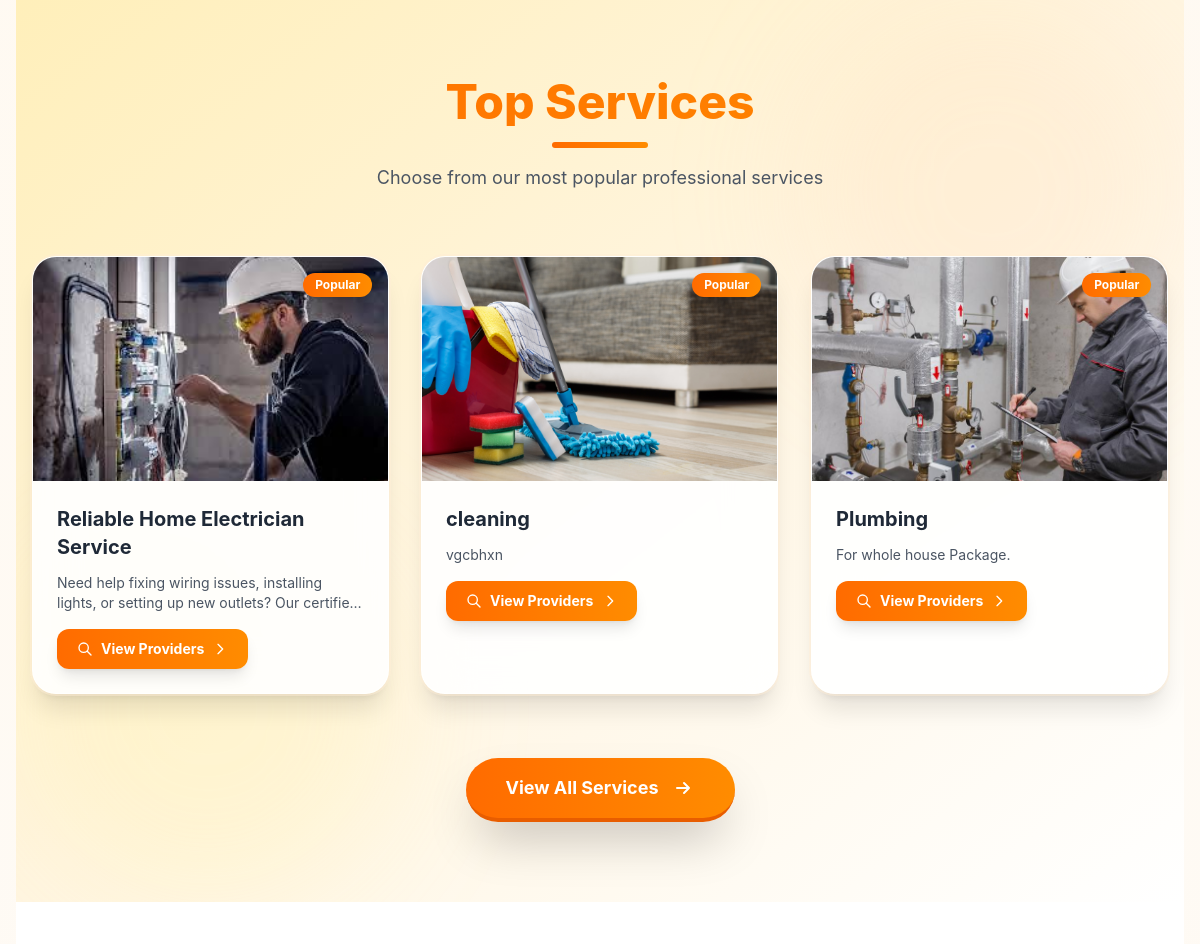
The app's page / (middle part), older data.
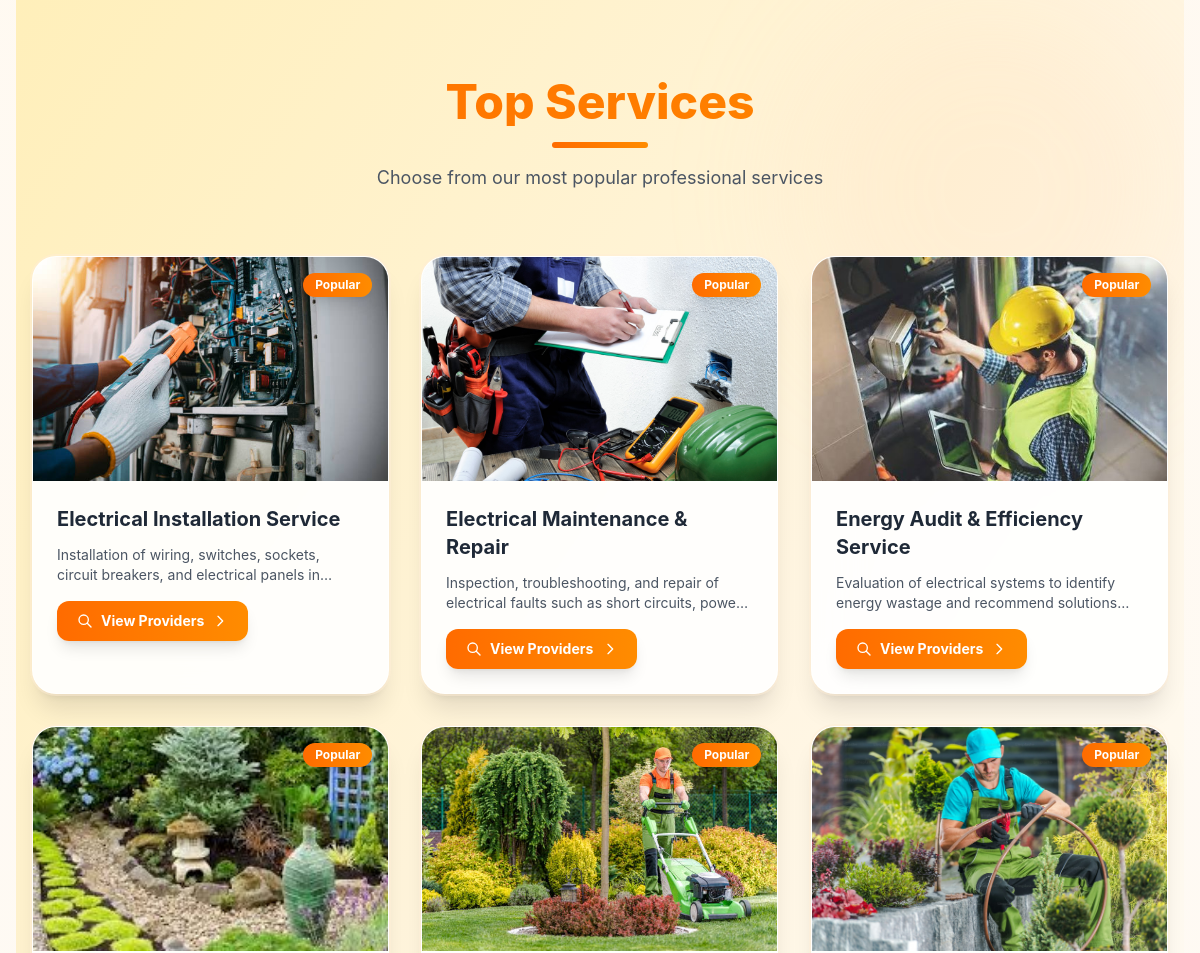
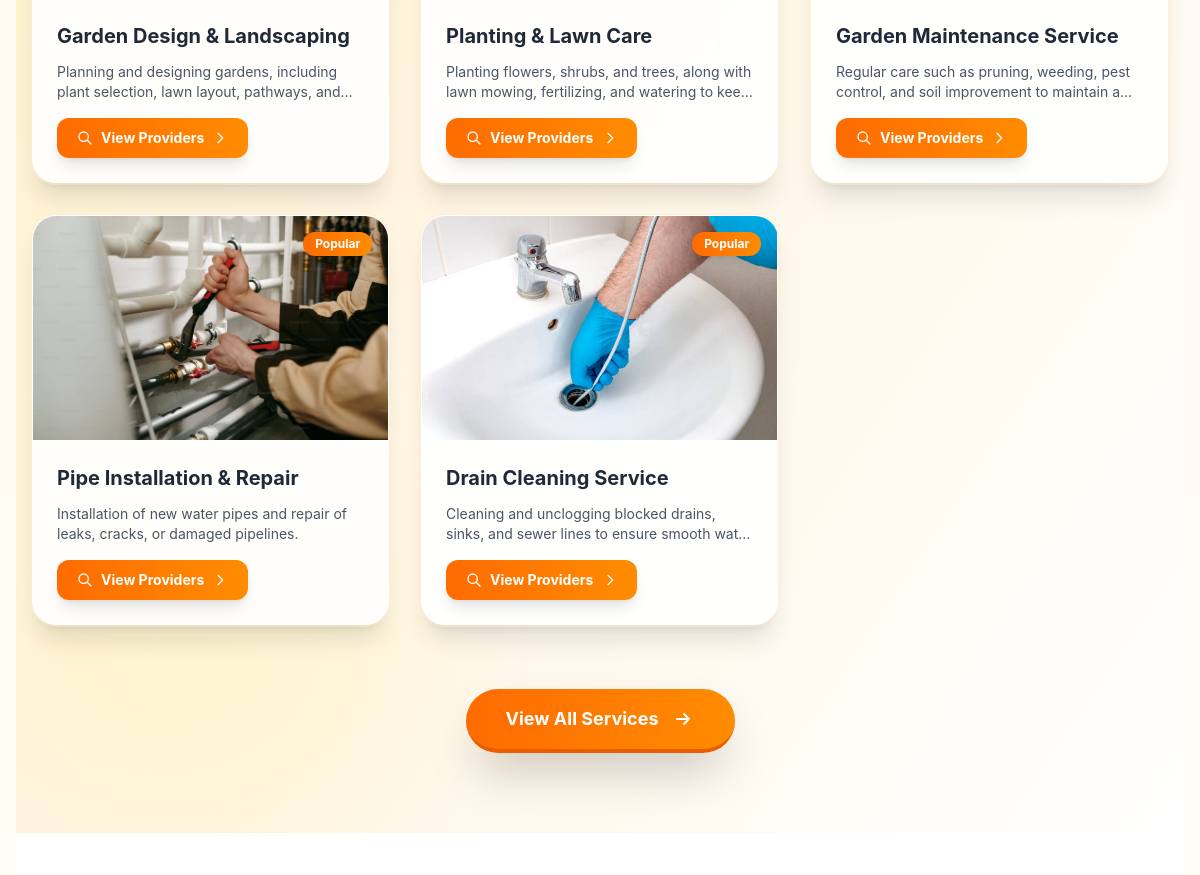
The same page, newer data (2 pictures, top to bottom).
### booking/models.py (models this page shows, shortened)
class Service(models.Model):
    title = models.CharField(max_length=200)
    description = models.TextField()
    service_type = models.ForeignKey(ServiceType, on_delete=models.CASCADE)
    image = models.ImageField(upload_to='services/', blank=True, null=True)

### booking/views.py (the view)
# urls.py: path('', views.index, name='index'),
def index(request):
    top_services = Service.objects.all()[:8]  # or any number you want
    return render(request, 'index.html', {
        'top_services': top_services
    })

### booking/templates/index.html (shortened to what this page needs)
{% extends 'base.html' %}
{% load static %}
{% block content %}
<section class="py-20 bg-gradient-to-br from-[#FFEFBA] via-[#FFF5E1] to-[#FFFFFF] px-4 relative overflow-hidden">
  <div class="absolute top-0 right-0 w-96 h-96 bg-orange-200/20 rounded-full blur-3xl"></div>
  <div class="absolute bottom-0 left-0 w-96 h-96 bg-yellow-200/20 rounded-full blur-3xl"></div>
  <div class="max-w-7xl mx-auto relative z-10">
    <div class="text-center mb-16" data-aos="fade-up">
      <h2 class="text-4xl sm:text-5xl font-extrabold mb-4 bg-gradient-to-r from-[#FF6B00] to-[#FF8C00] bg-clip-text text-transparent">
      </h2>
      <div class="h-1.5 w-24 bg-gradient-to-r from-[#FF6B00] to-[#FF8C00] rounded-full mx-auto mb-4"></div>
      <p class="text-gray-600 text-lg max-w-2xl mx-auto">
        Choose from our most popular professional services
      </p>
    </div>
    <div class="grid gap-8 grid-cols-1 sm:grid-cols-2 lg:grid-cols-3 xl:grid-cols-4">
      {% for service in top_services %}
        <div class="group bg-white/90 backdrop-blur-xl rounded-3xl shadow-xl hover:shadow-2xl transition-all duration-300 overflow-hidden border border-white/50 ring-2 ring-orange-100/50 hover:ring-orange-300 hover:-translate-y-2"
             data-aos="zoom-in"
             data-aos-delay="{{ forloop.counter0|add:'1' }}00">
          <div class="relative overflow-hidden">
            {% if service.image %}
              <img src="{{ service.image.url }}"
                   alt="{{ service.title }}"
                   class="w-full h-56 object-cover transform group-hover:scale-110 transition duration-700">
            {% endif %}
            <div class="absolute top-4 right-4 bg-gradient-to-r from-[#FF6B00] to-[#FF8C00] text-white px-3 py-1 rounded-full text-xs font-bold shadow-lg">
              Popular
            </div>
          </div>
          <div class="p-6">
            <h4 class="text-xl font-bold text-gray-800 mb-3 group-hover:text-[#FF6B00] transition-colors">
              {{ service.title }}
            </h4>
            <p class="text-sm text-gray-600 mb-4 line-clamp-2">
              {% if service.description %}
                {{ service.description|truncatewords:15 }}
              {% else %}
                Professional service providers ready to help you
              {% endif %}
            </p>
            <a href="{% url 'service_detail' service.id %}"
               class="group/btn inline-flex items-center gap-2 text-sm font-bold text-white bg-gradient-to-r from-[#FF6B00] to-[#FF8C00] px-5 py-2.5 rounded-xl hover:shadow-orange-400/50 shadow-lg transition-all duration-300 transform hover:-translate-y-0.5">
              <svg class="w-4 h-4" fill="none" stroke="currentColor" viewBox="0 0 24 24">
                <path stroke-linecap="round" stroke-linejoin="round" stroke-width="2" d="M21 21l-6-6m2-5a7 7 0 11-14 0 7 7 0 0114 0z"/>
              </svg>
              View Providers
              <svg class="w-4 h-4 group-hover/btn:translate-x-1 transition-transform" fill="none" stroke="currentColor" viewBox="0 0 24 24">
                <path stroke-linecap="round" stroke-linejoin="round" stroke-width="2" d="M9 5l7 7-7 7"/>
              </svg>
            </a>
          </div>
        </div>
      {% endfor %}
    </div>
    <div class="mt-16 text-center" data-aos="fade-up">
      <a href="{% url 'services' %}"
         class="group inline-flex items-center gap-3 bg-gradient-to-r from-[#FF6B00] to-[#FF8C00] text-white px-10 py-4 rounded-full font-bold text-lg shadow-2xl hover:shadow-orange-400/50 transition-all duration-300 transform hover:-translate-y-1 border-b-4 border-[#e85d00]">
        View All Services
        <svg class="w-6 h-6 group-hover:translate-x-1 transition-transform" fill="none" stroke="currentColor" viewBox="0 0 24 24">
          <path stroke-linecap="round" stroke-linejoin="round" stroke-width="2" d="M13 7l5 5m0 0l-5 5m5-5H6"/>
        </svg>
      </a>
    </div>
  </div>
</section>
<section id="how-it-works" class="py-20 bg-white px-4">
</section>
{% endblock %}

### booking/templates/base.html (shortened to what this page needs)
<!DOCTYPE html>
<html lang="en">
<head>
  <script src="https://cdn.tailwindcss.com"></script>
  <link href="https://unpkg.com/aos@2.3.4/dist/aos.css" rel="stylesheet" />
</head>
<body>
<main class="mx-4 my-8">
  {% block content %}{% endblock %}
</main>
</body>
</html>

### booking/templates/base.html (style rules this page uses)
:root { --accent: #ff6b00; }
body { background: linear-gradient(180deg, #fff9f0, #fefbf7); font-family: Inter, system-ui, sans-serif; overflow-x: hidden; }

### booking/templates/index.html (style rules this page uses)
.line-clamp-2 { display: -webkit-box; -webkit-line-clamp: 2; -webkit-box-orient: vertical; overflow: hidden; }

Row changes from the older to the newer data that the page shows:
removed Service: image (picture), title "cleaning", description "vgcbhxn"
removed Service: image (picture), title "Plumbing", description "For whole house Package."
changed Service: image: a different picture; title "Reliable Home Electrician Service" → "Electrical Installation Service"; description "Need help fixing wiring issues, installing lights, or setting up new outlets? Our…" → "Installation of wiring, switches, sockets, circuit breakers, and electrical panels…"
added Service: image (picture), title "Electrical Maintenance & Repair", description "Inspection, troubleshooting, and repair of electrical faults such as short circuits,…"
added Service: image (picture), title "Energy Audit & Efficiency Service", description "Evaluation of electrical systems to identify energy wastage and recommend…"
added Service: image (picture), title "Garden Design & Landscaping", description "Planning and designing gardens, including plant selection, lawn layout, pathways,…"
added Service: image (picture), title "Planting & Lawn Care", description "Planting flowers, shrubs, and trees, along with lawn mowing, fertilizing, and watering to…"
added Service: image (picture), title "Garden Maintenance Service", description "Regular care such as pruning, weeding, pest control, and soil improvement to maintain…"
added Service: image (picture), title "Pipe Installation & Repair", description "Installation of new water pipes and repair of leaks, cracks, or damaged pipelines."
added Service: image (picture), title "Drain Cleaning Service", description "Cleaning and unclogging blocked drains, sinks, and sewer lines to ensure smooth…"
